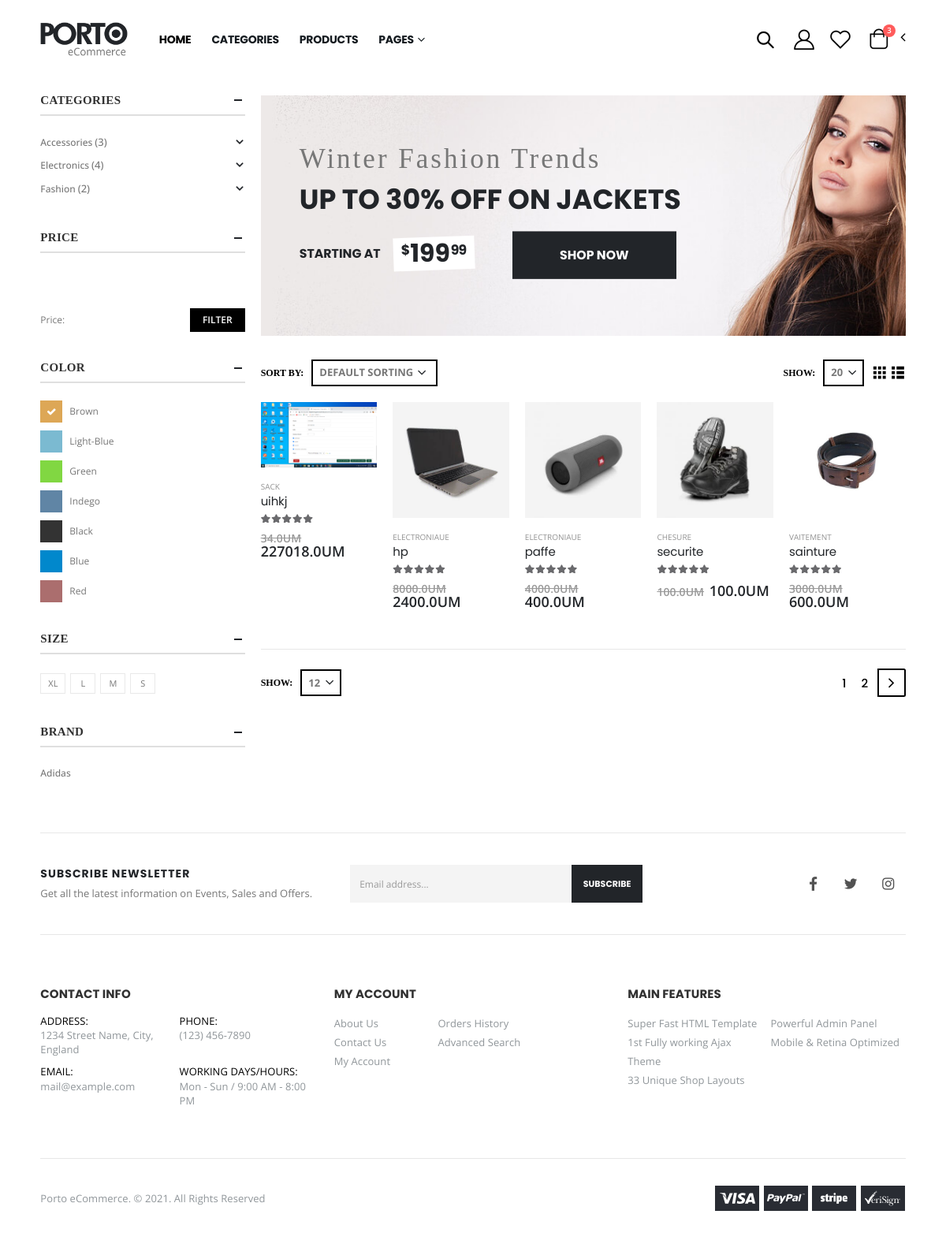
The app's page /all_shop with its own data.
### shop/models.py (models this page shows, shortened)
class Product(models.Model):
    title = models.CharField(max_length=200)
    price = models.FloatField()
    pourcatange = models.FloatField(blank=True, null=True)
    pricenet = models.FloatField(blank=True, null=True)
    description = models.TextField()
    category = models.ForeignKey(Category ,related_name='category',on_delete=models.CASCADE)
    image = models.ImageField(upload_to='jobs/')
    date_added = models.DateTimeField(auto_now=True)
    slug = models.SlugField(blank=True, null=True)
    class Meta:
        ordering = ['-date_added']
    def __str__(self):
        return self.title

class Category(models.Model):
    name = models.CharField(max_length=200)
    image = models.ImageField(upload_to='jobs/')
    date_added = models.DateTimeField(auto_now=True)
    class Meta:
        ordering = ['-date_added']
    def __str__(self):
        return self.name

### shop/views.py (the view)
# urls.py: path('all_shop',views.all_shops,name='all_shops'),
def all_shops(request):
    all_shops = Product.objects.all()
    paginator = Paginator(all_shops, 5)
    page_number = request.GET.get('page')
    page_obj = paginator.get_page(page_number)
    context = {'shops':page_obj}
    return render(request,'shop/all_product.html',context)

### shop/templates/shop/all_product.html (shortened to what this page needs)
{% extends 'base.html' %}
{% block body %}
{% load static %}
<br><br><br><br><br><br>
        <main class="main">
            <div class="container mb-3">
                <div class="row">
                    <div class="col-lg-9 main-content">
                        <div class="category-banner pt-0 pb-2">
                            <img class="slide-bg" src="assets/images/demoes/demo3/banners/banner-1.jpg" alt="banner"
                                width="1500" height="320">
                            <div class="category-slide-content pt-1">
                                <h2 class="m-b-3">Winter Fashion Trends</h2>
                                <h3 class="text-uppercase ml-0">Up to 30% off on Jackets</h3>
                                <h5 class="text-uppercase d-inline-block mb-1 pb-2">Starting at<span
                                        class="coupon-sale-text font2"><sup>$</sup>199<sup>99</sup></span></h5>
                                <a href="demo3-shop.html" class="btn btn-dark btn-xl ls-0" role="button">Shop Now</a>
                            </div>
                        </div>
                        <nav class="toolbox sticky-header" data-sticky-options="{'mobile': true}">
                            <div class="toolbox-left">
                                <div class="toolbox-item toolbox-sort">
                                    <label>Sort By:</label>
                                    <div class="select-custom">
                                        <select name="orderby" class="form-control">
                                            <option value="menu_order" selected="selected">Default sorting</option>
                                        </select>
                                    </div>
                                </div>
                            </div>
                            <div class="toolbox-right">
                                <div class="toolbox-item toolbox-show">
                                    <label>Show:</label>
                                    <div class="select-custom">
                                        <select name="count" class="form-control">
                                            <option value="20">20</option>
                                        </select>
                                    </div>
                                </div>
                                <div class="toolbox-item layout-modes">
                                    <a href="category.html" class="layout-btn btn-grid active" title="Grid">
                                        <i class="icon-mode-grid"></i>
                                    </a>
                                    <a href="category-list.html" class="layout-btn btn-list" title="List">
                                        <i class="icon-mode-list"></i>
                                    </a>
                                </div>
                            </div>
                        </nav>
                        <div class="row">
                            {% for shop in shops %}
                            <div class="col-6 col-sm-4 col-md-3 col-xl-5col">
                                <div class="product-default inner-quickview inner-icon">
                                    <figure>
                                        <a href="{% url 'shops:shop_detail' shop.slug %} ">
                                            <img src="{{shop.image.url}}" width="273"
                                                height="273" alt="productr" />
                                        </a>
                                        <div class="btn-icon-group">
                                        </div>
                                    </figure>
                                    <div class="product-details">
                                        <div class="category-wrap">
                                            <div class="category-list">
                                                <a href="{% url 'shops:shop_detail' shop.slug %}" class="product-category">{{shop.category}}</a>
                                            </div>
                                        </div>
                                        <h3 class="product-title">
                                            <a href="{% url 'shops:shop_detail' shop.slug %}">{{shop}}</a>
                                        </h3>
                                        <div class="ratings-container">
                                            <div class="product-ratings">
                                                <span class="ratings" style="width:100%"></span>
                                            </div>
                                        </div>
                                        <div class="price-box">
                                            <span class="old-price">{{shop.price}}UM</span>
                                            <span class="product-price">{{shop.pricenet}}UM</span>
                                        </div>
                                    </div>
                                </div>
                            </div>
                            {% endfor %}
                        </div>
                        <nav class="toolbox toolbox-pagination">
                            <div class="toolbox-item toolbox-show">
                                <label>Show:</label>
                                <div class="select-custom">
                                    <select name="count" class="form-control">
                                        <option value="12">12</option>
                                    </select>
                                </div>
                            </div>
                        {% if shops.has_other_pages %}
                            <ul class="pagination toolbox-item">
                            {% for i in shops.paginator.page_range %}
                                <li class="page-item"><a class="page-link" href="?page={{i}}">{{i}}</a></li>
                            {% endfor %}
                                {% if shops.has_next %}
                                <li class="page-item">
                                    <a class="page-link page-link-btn" href="?page={{shops.next_page_number}}"><i class="icon-angle-right"></i></a>
                                </li>
                            {% endif %}
                            </ul>
                        {% endif %}
                        </nav>
                    </div>
                    <aside class="sidebar-shop col-lg-3 order-lg-first mobile-sidebar">
                        <div class="sidebar-wrapper">
                            <div class="widget">
                                <h3 class="widget-title">
                                    <a data-toggle="collapse" href="#widget-body-2" role="button" aria-expanded="true"
                                        aria-controls="widget-body-2">Categories</a>
                                </h3>
                                <div class="collapse show" id="widget-body-2">
                                    <div class="widget-body">
                                        <ul class="cat-list">
                                            <li>
                                                <a href="#widget-category-1" class="collapsed" data-toggle="collapse"
                                                    role="button" aria-expanded="false"
                                                    aria-controls="widget-category-1">
                                                    Accessories<span class="products-count">(3)</span>
                                                    <span class="toggle"></span>
                                                </a>
                                            </li>
                                            <li>
                                                <a href="#widget-category-2" class="collapsed" data-toggle="collapse"
                                                    role="button" aria-expanded="false"
                                                    aria-controls="widget-category-2">
                                                    Electronics<span class="products-count">(4)</span>
                                                    <span class="toggle"></span>
                                                </a>
                                            </li>
                                            <li>
                                                <a href="#widget-category-3" class="collapsed" data-toggle="collapse"
                                                    role="button" aria-expanded="false"
                                                    aria-controls="widget-category-3">
                                                    Fashion<span class="products-count">(2)</span>
                                                    <span class="toggle"></span>
                                                </a>
                                            </li>
                                        </ul>
                                    </div>
                                </div>
                            </div>
                            <div class="widget widget-price">
                                <h3 class="widget-title">
                                    <a data-toggle="collapse" href="#widget-body-3" role="button" aria-expanded="true"
                                        aria-controls="widget-body-3">Price</a>
                                </h3>
                                <div class="collapse show" id="widget-body-3">
                                    <div class="widget-body">
                                        <form action="#">
                                            <div class="price-slider-wrapper">
                                            </div>
                                            <div
                                                class="filter-price-action d-flex align-items-center justify-content-between flex-wrap">
                                                <div class="filter-price-text">
                                                    Price:
                                                </div>
                                                <button type="submit" class="btn btn-primary">Filter</button>
                                            </div>
                                        </form>
                                    </div>
                                </div>
                            </div>
                            <div class="widget widget-color">
                                <h3 class="widget-title">
                                    <a data-toggle="collapse" href="#widget-body-6" role="button" aria-expanded="true"
                                        aria-controls="widget-body-6">Color</a>
                                </h3>
                                <div class="collapse show" id="widget-body-6">
                                    <div class="widget-body">
                                        <ul class="config-swatch-list flex-column">
                                            <li class="active">
                                                <a href="#" style="background-color: #dda756;"></a>
                                                <span>Brown</span>
                                            </li>
                                            <li>
                                                <a href="#" style="background-color: #7bbad1;"></a>
                                                <span>Light-Blue</span>
                                            </li>
                                            <li>
                                                <a href="#" style="background-color: #81d742;"></a>
                                                <span>Green</span>
                                            </li>
                                            <li>
                                                <a href="#" style="background-color: #6085a5;"></a>
                                                <span>Indego</span>
                                            </li>
                                            <li>
                                                <a href="#" style="background-color: #333;"></a>
                                                <span>Black</span>
                                            </li>
                                            <li>
                                                <a href="#" style="background-color: #0188cc;"></a>
                                                <span>Blue</span>
                                            </li>
                                            <li>
                                                <a href="#" style="background-color: #ab6e6e;"></a>
                                                <span>Red</span>
                                            </li>
                                        </ul>
                                    </div>
                                </div>
                            </div>
                            <div class="widget widget-size">
                                <h3 class="widget-title">
                                    <a data-toggle="collapse" href="#widget-body-5" role="button" aria-expanded="true"
                                        aria-controls="widget-body-5">Size</a>
                                </h3>
                                <div class="collapse show" id="widget-body-5">
                                    <div class="widget-body">
                                        <ul class="config-size-list">
                                            <li class="active"><a href="#">XL</a></li>
                                            <li><a href="#">L</a></li>
                                            <li><a href="#">M</a></li>
                                            <li><a href="#">S</a></li>
                                        </ul>
                                    </div>
                                </div>
                            </div>
                            <div class="widget widget-brand">
                                <h3 class="widget-title">
                                    <a data-toggle="collapse" href="#widget-body-7" role="button" aria-expanded="true"
                                        aria-controls="widget-body-7">Brand</a>
                                </h3>
                                <div class="collapse show" id="widget-body-7">
                                    <div class="widget-body pb-0">
                                        <ul class="cat-list">
                                            <li><a href="#">Adidas</a></li>
                                        </ul>
                                    </div>
                                </div>
                            </div>
                        </div>
                    </aside>
                </div>
            </div>
        </main>
{% endblock body %}

### records on screen
Product: image (picture), category "SACK", title "uihkj", price "34.0", pricenet "227018.0"
Product: image (picture), category "ELECTRONIAUE", title "hp", price "8000.0", pricenet "2400.0"
Product: image (picture), category "ELECTRONIAUE", title "paffe", price "4000.0", pricenet "400.0"
Product: image (picture), category "CHESURE", title "securite", price "100.0", pricenet "100.0"
Product: image (picture), category "VAITEMENT", title "sainture", price "3000.0", pricenet "600.0"

### other values on screen
{{ i }} "1" "2"
